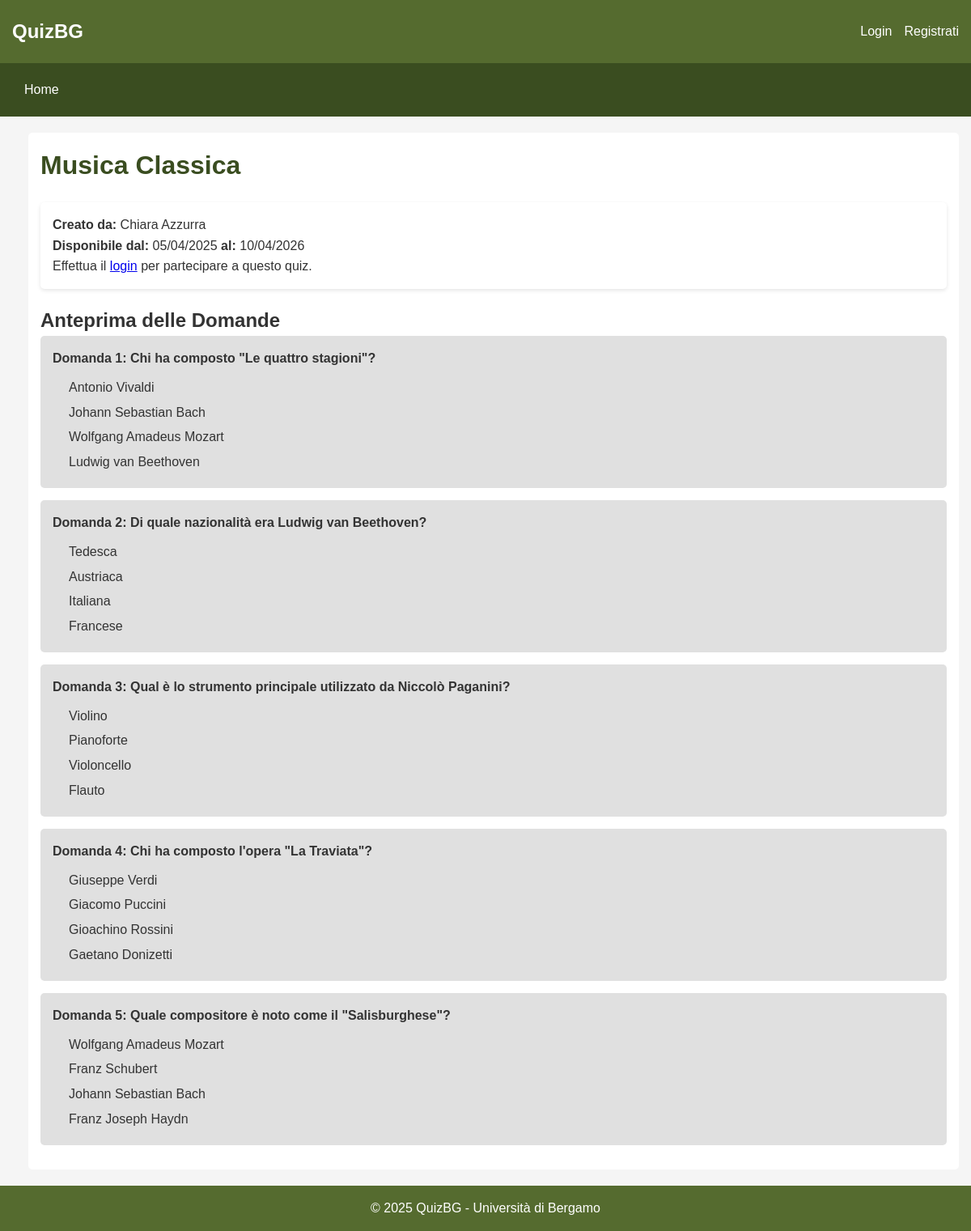
/view_quiz.php?id=10, run on the app's committed database.
### tables this page shows
CREATE TABLE Quiz (
    codice INT AUTO_INCREMENT PRIMARY KEY,
    titolo VARCHAR(255) NOT NULL,
    dataInizio DATE NOT NULL,
    dataFine DATE NOT NULL,
    creatore VARCHAR(50) NOT NULL,
    FOREIGN KEY (creatore) REFERENCES Utente(nomeUtente) ON DELETE CASCADE
);

CREATE TABLE Utente (
    nomeUtente VARCHAR(50) PRIMARY KEY,
    nome VARCHAR(100) NOT NULL,
    cognome VARCHAR(100) NOT NULL,
    eMail VARCHAR(100) NOT NULL UNIQUE
);

CREATE TABLE Domanda (
    quiz INT NOT NULL,
    numero INT NOT NULL,
    testo TEXT NOT NULL,
    PRIMARY KEY (quiz, numero),
    FOREIGN KEY (quiz) REFERENCES Quiz(codice) ON DELETE CASCADE
);

CREATE TABLE Risposta (
    quiz INT NOT NULL,
    domanda INT NOT NULL,
    numero INT NOT NULL,
    testo TEXT NOT NULL,
    tipo ENUM('Corretta', 'Sbagliata') NOT NULL,
    punteggio INT DEFAULT 0,
    PRIMARY KEY (quiz, domanda, numero),
    FOREIGN KEY (quiz, domanda) REFERENCES Domanda(quiz, numero) ON DELETE CASCADE
);

### view_quiz.php (the view, shortened to what this page needs)
<?php
include 'includes/header.php';
require_once 'config/database.php';
$quiz_id = (int) $_GET['id'];
try {
    $sql = "SELECT q.*, u.nome, u.cognome
            FROM Quiz q
            JOIN Utente u ON q.creatore = u.nomeUtente
            WHERE q.codice = :quiz_id";
    $stmt = $pdo->prepare($sql);
    $stmt->execute(['quiz_id' => $quiz_id]);
    $quiz = $stmt->fetch(PDO::FETCH_ASSOC);
    $today = date('Y-m-d');
    $can_participate = isset($_SESSION['user']) && $quiz['dataFine'] >= $today;
    $sql = "SELECT * FROM Domanda WHERE quiz = :quiz_id ORDER BY numero";
    $stmt = $pdo->prepare($sql);
    $stmt->execute(['quiz_id' => $quiz_id]);
    $questions = $stmt->fetchAll(PDO::FETCH_ASSOC);
    foreach ($questions as $i => $question) {
        $sql = "SELECT * FROM Risposta WHERE quiz = :quiz AND domanda = :domanda ORDER BY numero";
        $stmt = $pdo->prepare($sql);
        $stmt->execute([
            'quiz' => $quiz_id,
            'domanda' => $question['numero']
        ]);
        $questions[$i]['answers'] = $stmt->fetchAll(PDO::FETCH_ASSOC);
    }
} catch (PDOException $e) {
    die("Errore DB: " . $e->getMessage());
}
?>
<div class="main-content">
    <div class="content">
        <h1><?php echo htmlspecialchars($quiz['titolo']); ?></h1>
        <div class="card">
            <div class="card-content">
                <p><strong>Creato da:</strong> <?php echo htmlspecialchars($quiz['nome'] . ' ' . $quiz['cognome']); ?></p>
                <p><strong>Disponibile dal:</strong> <?php echo date('d/m/Y', strtotime($quiz['dataInizio'])); ?> <strong>al:</strong> <?php echo date('d/m/Y', strtotime($quiz['dataFine'])); ?></p>
                <?php if ($can_participate): ?>
                    <p>
                        <a href="participate.php?id=<?php echo $quiz_id; ?>" class="btn">Partecipa al Quiz</a>
                    </p>
                <?php elseif (!isset($_SESSION['user'])): ?>
                    <p>
                        Effettua il <a href="login.php">login</a> per partecipare a questo quiz.
                    </p>
                <?php elseif ($quiz['dataFine'] < $today): ?>
                    <p>
                        Questo quiz non è più disponibile.
                    </p>
                <?php endif; ?>
            </div>
        </div>
        <h2>Anteprima delle Domande</h2>
        <?php if (empty($questions)): ?>
            <p>Nessuna domanda trovata per questo quiz.</p>
        <?php else: ?>
            <?php foreach ($questions as $question): ?>
                <div class="question-item">
                    <div class="question-text">
                        Domanda <?php echo $question['numero']; ?>: <?php echo htmlspecialchars($question['testo']); ?>
                    </div>
                    <div class="answer-options">
                        <?php foreach ($question['answers'] as $answer): ?>
                            <div class="answer-option">
                                <?php echo htmlspecialchars($answer['testo']); ?>
                            </div>
                        <?php endforeach; ?>
                    </div>
                </div>
            <?php endforeach; ?>
        <?php endif; ?>
    </div>
</div>
<?php include 'includes/footer.php'; ?>

### assets/css/style.css (style rules this page uses)
:root { --main-color: #556B2F; --light-color: #8AA652; --dark-color: #3A4D20; --accent-color: #D4BA6A; --text-light: #FFFFFF; --text-dark: #333333; --background-light: #F5F5F5; --background-medium: #E0E0E0; }
* { margin: 0; padding: 0; box-sizing: border-box; font-family: 'Arial', sans-serif; }
body { background-color: var(--background-light); color: var(--text-dark); line-height: 1.6; display: flex; flex-direction: column; min-height: 100vh; }
.main-content { display: flex; margin: 20px 0; }
.content { flex: 1; padding: 15px; background-color: #fff; border-radius: 5px; margin-left: 20px; }
.content h1 { color: var(--dark-color); margin-bottom: 20px; }
.card { background-color: #fff; border-radius: 5px; box-shadow: 0 2px 5px rgba(0, 0, 0, 0.1); padding: 15px; margin-bottom: 20px; }
.card-content { color: var(--text-dark); }
.question-item { background-color: var(--background-medium); border-radius: 5px; padding: 15px; margin-bottom: 15px; }
.question-text { font-weight: bold; margin-bottom: 10px; }
.answer-options { margin-left: 20px; }
.answer-option { margin-bottom: 5px; }

### data on the page
quiz: titolo "Musica Classica", creatore.cognome "Chiara Azzurra", dataInizio "05/04/2025", dataFine "10/04/2026"
domanda: numero "1", testo "Chi ha composto \"Le quattro stagioni\"?"
risposta: testo "Antonio Vivaldi"
risposta: testo "Johann Sebastian Bach"
risposta: testo "Wolfgang Amadeus Mozart"
risposta: testo "Ludwig van Beethoven"
domanda: numero "2", testo "Di quale nazionalità era Ludwig van Beethoven?"
risposta: testo "Tedesca"
risposta: testo "Austriaca"
risposta: testo "Italiana"
risposta: testo "Francese"
domanda: numero "3", testo "Qual è lo strumento principale utilizzato da Niccolò Paganini?"
risposta: testo "Violino"
risposta: testo "Pianoforte"
risposta: testo "Violoncello"
risposta: testo "Flauto"
domanda: numero "4", testo "Chi ha composto l'opera \"La Traviata\"?"
risposta: testo "Giuseppe Verdi"
risposta: testo "Giacomo Puccini"
risposta: testo "Gioachino Rossini"
risposta: testo "Gaetano Donizetti"
domanda: numero "5", testo "Quale compositore è noto come il \"Salisburghese\"?"
risposta: testo "Wolfgang Amadeus Mozart"
risposta: testo "Franz Schubert"
risposta: testo "Johann Sebastian Bach"
risposta: testo "Franz Joseph Haydn"
